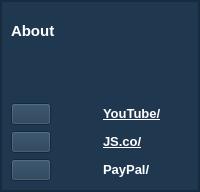
        <widget class="QFrame" name="right_frame">
         <property name="minimumSize">
          <size>
           <width>150</width>
           <height>0</height>
          </size>
         </property>
         <property name="maximumSize">
          <size>
           <width>200</width>
           <height>16777215</height>
          </size>
         </property>
         <property name="styleSheet">
          <string notr="true">background-color: rgb(31, 56, 80);</string>
         </property>
         <property name="frameShape">
          <enum>QFrame::StyledPanel</enum>
         </property>
         <property name="frameShadow">
          <enum>QFrame::Raised</enum>
         </property>
         <layout class="QVBoxLayout" name="verticalLayout_4">
          <property name="spacing">
           <number>0</number>
          </property>
          <property name="leftMargin">
           <number>0</number>
          </property>
          <property name="topMargin">
           <number>0</number>
          </property>
          <property name="rightMargin">
           <number>0</number>
          </property>
          <property name="bottomMargin">
           <number>0</number>
          </property>
          <item alignment="Qt::AlignTop">
           <widget class="QFrame" name="frame_3">
            <property name="minimumSize">
             <size>
              <width>0</width>
              <height>190</height>
             </size>
            </property>
            <property name="maximumSize">
             <size>
              <width>16777215</width>
              <height>190</height>
             </size>
            </property>
            <property name="frameShape">
             <enum>QFrame::StyledPanel</enum>
            </property>
            <property name="frameShadow">
             <enum>QFrame::Raised</enum>
            </property>
            <layout class="QGridLayout" name="gridLayout_2">
             <item row="3" column="0" alignment="Qt::AlignLeft">
              <widget class="QPushButton" name="pushButton_9">
               <property name="text">
                <string/>
               </property>
               <property name="icon">
                <iconset resource="resource.qrc">
                 <normaloff>:/icons/icons/youtube.svg</normaloff>:/icons/icons/youtube.svg</iconset>
               </property>
               <property name="iconSize">
                <size>
                 <width>23</width>
                 <height>23</height>
                </size>
               </property>
              </widget>
             </item>
             <item row="5" column="0" alignment="Qt::AlignLeft">
              <widget class="QPushButton" name="pushButton_11">
               <property name="text">
                <string/>
               </property>
               <property name="icon">
                <iconset resource="resource.qrc">
                 <normaloff>:/icons/icons/dollar-sign.svg</normaloff>:/icons/icons/dollar-sign.svg</iconset>
               </property>
               <property name="iconSize">
                <size>
                 <width>23</width>
                 <height>23</height>
                </size>
               </property>
              </widget>
             </item>
             <item row="3" column="1">
              <widget class="QLabel" name="label_13">
               <property name="text">
                <string>&lt;html&gt;&lt;head/&gt;&lt;body&gt;&lt;p&gt;&lt;span style=&quot; font-size:10pt; font-weight:600; text-decoration: underline; color:#ffffff;&quot;&gt;YouTube/&lt;/span&gt;&lt;/p&gt;&lt;/body&gt;&lt;/html&gt;</string>
               </property>
              </widget>
             </item>
             <item row="0" column="0" alignment="Qt::AlignLeft">
              <widget class="QLabel" name="label_11">
               <property name="text">
                <string>&lt;html&gt;&lt;head/&gt;&lt;body&gt;&lt;p&gt;&lt;span style=&quot; font-size:11pt; font-weight:600; color:#ffffff;&quot;&gt;About&lt;/span&gt;&lt;/p&gt;&lt;/body&gt;&lt;/html&gt;</string>
               </property>
              </widget>
             </item>
             <item row="4" column="0" alignment="Qt::AlignLeft">
              <widget class="QPushButton" name="pushButton_10">
               <property name="text">
                <string/>
               </property>
               <property name="icon">
                <iconset resource="resource.qrc">
                 <normaloff>:/icons/icons/coffee.svg</normaloff>:/icons/icons/coffee.svg</iconset>
               </property>
               <property name="iconSize">
                <size>
                 <width>23</width>
                 <height>23</height>
                </size>
               </property>
              </widget>
             </item>
             <item row="5" column="1">
              <widget class="QLabel" name="label_15">
               <property name="text">
                <string>&lt;html&gt;&lt;head/&gt;&lt;body&gt;&lt;p&gt;&lt;span style=&quot; font-size:10pt; font-weight:600; color:#ffffff;&quot;&gt;PayPal/&lt;/span&gt;&lt;/p&gt;&lt;/body&gt;&lt;/html&gt;</string>
               </property>
              </widget>
             </item>
             <item row="4" column="1">
              <widget class="QLabel" name="label_14">
               <property name="text">
                <string>&lt;html&gt;&lt;head/&gt;&lt;body&gt;&lt;p&gt;&lt;span style=&quot; font-size:10pt; font-weight:600; text-decoration: underline; color:#ffffff;&quot;&gt;JS.co/&lt;/span&gt;&lt;/p&gt;&lt;/body&gt;&lt;/html&gt;</string>
               </property>
              </widget>
             </item>
             <item row="1" column="0" colspan="2">
              <widget class="QLabel" name="label_12">
               <property name="maximumSize">
                <size>
                 <width>16777215</width>
                 <height>16777215</height>
                </size>
               </property>
               <property name="font">
                <font>
                 <stylestrategy>PreferDefault</stylestrategy>
                </font>
               </property>
               <property name="text">
                <string/>
               </property>
               <property name="textFormat">
                <enum>Qt::AutoText</enum>
               </property>
               <property name="pixmap">
                <pixmap resource="resource.qrc">:/icons/icons/bayaqra.png</pixmap>
               </property>
               <property name="scaledContents">
                <bool>false</bool>
               </property>
               <property name="alignment">
                <set>Qt::AlignLeading|Qt::AlignLeft|Qt::AlignVCenter</set>
               </property>
               <property name="wordWrap">
                <bool>false</bool>
               </property>
               <property name="margin">
                <number>0</number>
               </property>
               <property name="indent">
                <number>4</number>
               </property>
               <property name="openExternalLinks">
                <bool>true</bool>
               </property>
              </widget>
             </item>
            </layout>
           </widget>
          </item>
          <item>
           <widget class="QFrame" name="frame_4">
            <property name="frameShape">
             <enum>QFrame::StyledPanel</enum>
            </property>
            <property name="frameShadow">
             <enum>QFrame::Raised</enum>
            </property>
           </widget>
          </item>
         </layout>
        </widget>
